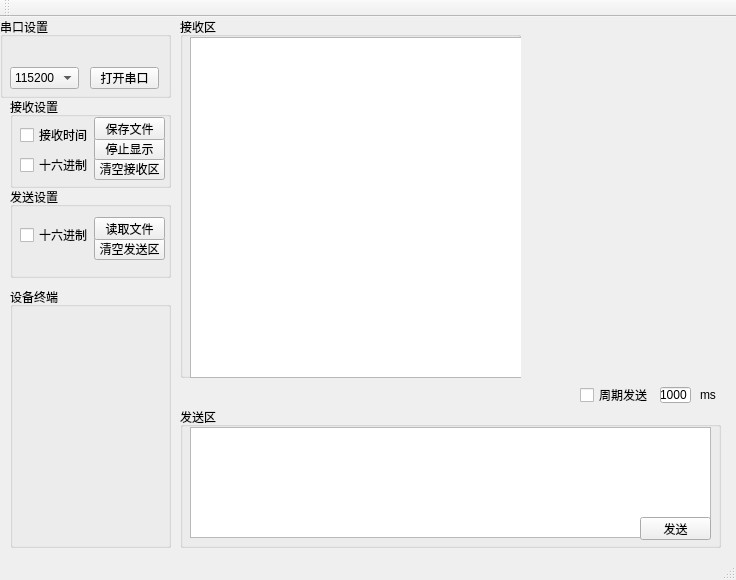
<?xml version="1.0" encoding="UTF-8"?>
<ui version="4.0">
 <class>MainWindow</class>
 <widget class="QMainWindow" name="MainWindow">
  <property name="geometry">
   <rect>
    <x>0</x>
    <y>0</y>
    <width>736</width>
    <height>580</height>
   </rect>
  </property>
  <property name="sizePolicy">
   <sizepolicy hsizetype="Preferred" vsizetype="Preferred">
    <horstretch>0</horstretch>
    <verstretch>0</verstretch>
   </sizepolicy>
  </property>
  <property name="minimumSize">
   <size>
    <width>0</width>
    <height>0</height>
   </size>
  </property>
  <property name="maximumSize">
   <size>
    <width>16777215</width>
    <height>16777215</height>
   </size>
  </property>
  <property name="windowTitle">
   <string>RYMCU串口调试助手V1.0  www.rymcu.com</string>
  </property>
  <property name="dockNestingEnabled">
   <bool>false</bool>
  </property>
  <widget class="QWidget" name="centralWidget">
   <widget class="QLineEdit" name="lineEditTime">
    <property name="geometry">
     <rect>
      <x>660</x>
      <y>370</y>
      <width>31</width>
      <height>16</height>
     </rect>
    </property>
    <property name="text">
     <string>1000</string>
    </property>
   </widget>
   <widget class="QLabel" name="labelMS">
    <property name="geometry">
     <rect>
      <x>700</x>
      <y>370</y>
      <width>16</width>
      <height>16</height>
     </rect>
    </property>
    <property name="text">
     <string>ms</string>
    </property>
   </widget>
   <widget class="QCheckBox" name="checkBoxPeriodicSend">
    <property name="geometry">
     <rect>
      <x>580</x>
      <y>370</y>
      <width>81</width>
      <height>16</height>
     </rect>
    </property>
    <property name="text">
     <string>周期发送</string>
    </property>
    <property name="checkable">
     <bool>true</bool>
    </property>
   </widget>
   <widget class="QGroupBox" name="groupBoxComSet">
    <property name="geometry">
     <rect>
      <x>0</x>
      <y>0</y>
      <width>171</width>
      <height>81</height>
     </rect>
    </property>
    <property name="title">
     <string>串口设置</string>
    </property>
    <widget class="QPushButton" name="pushButtonOpen">
     <property name="geometry">
      <rect>
       <x>90</x>
       <y>50</y>
       <width>69</width>
       <height>22</height>
      </rect>
     </property>
     <property name="text">
      <string>打开串口</string>
     </property>
    </widget>
    <widget class="QComboBox" name="comboBoxComBaud">
     <property name="geometry">
      <rect>
       <x>10</x>
       <y>50</y>
       <width>69</width>
       <height>22</height>
      </rect>
     </property>
     <item>
      <property name="text">
       <string>115200</string>
      </property>
     </item>
    </widget>
   </widget>
   <widget class="QGroupBox" name="groupBoxSendSet">
    <property name="geometry">
     <rect>
      <x>10</x>
      <y>170</y>
      <width>161</width>
      <height>91</height>
     </rect>
    </property>
    <property name="title">
     <string>发送设置</string>
    </property>
    <widget class="QPushButton" name="pushButtonClearSend">
     <property name="geometry">
      <rect>
       <x>84</x>
       <y>50</y>
       <width>71</width>
       <height>23</height>
      </rect>
     </property>
     <property name="text">
      <string>清空发送区</string>
     </property>
    </widget>
    <widget class="QPushButton" name="pushButtonRdFile">
     <property name="geometry">
      <rect>
       <x>84</x>
       <y>30</y>
       <width>71</width>
       <height>23</height>
      </rect>
     </property>
     <property name="text">
      <string>读取文件</string>
     </property>
    </widget>
    <widget class="QCheckBox" name="checkBoxSendHex">
     <property name="geometry">
      <rect>
       <x>10</x>
       <y>40</y>
       <width>101</width>
       <height>16</height>
      </rect>
     </property>
     <property name="text">
      <string>十六进制</string>
     </property>
    </widget>
   </widget>
   <widget class="QGroupBox" name="groupBoxRevSet">
    <property name="geometry">
     <rect>
      <x>10</x>
      <y>80</y>
      <width>161</width>
      <height>91</height>
     </rect>
    </property>
    <property name="title">
     <string>接收设置</string>
    </property>
    <widget class="QCheckBox" name="checkBoxRevHex">
     <property name="geometry">
      <rect>
       <x>10</x>
       <y>60</y>
       <width>101</width>
       <height>16</height>
      </rect>
     </property>
     <property name="text">
      <string>十六进制</string>
     </property>
     <property name="checkable">
      <bool>true</bool>
     </property>
     <property name="checked">
      <bool>false</bool>
     </property>
     <property name="tristate">
      <bool>false</bool>
     </property>
    </widget>
    <widget class="QCheckBox" name="checkBoxReVTime">
     <property name="geometry">
      <rect>
       <x>10</x>
       <y>30</y>
       <width>95</width>
       <height>16</height>
      </rect>
     </property>
     <property name="text">
      <string>接收时间</string>
     </property>
    </widget>
    <widget class="QPushButton" name="pushButtonClearRev">
     <property name="geometry">
      <rect>
       <x>84</x>
       <y>60</y>
       <width>71</width>
       <height>23</height>
      </rect>
     </property>
     <property name="text">
      <string>清空接收区</string>
     </property>
    </widget>
    <widget class="QPushButton" name="pushButtonStopRev">
     <property name="geometry">
      <rect>
       <x>84</x>
       <y>40</y>
       <width>71</width>
       <height>23</height>
      </rect>
     </property>
     <property name="text">
      <string>停止显示</string>
     </property>
    </widget>
    <widget class="QPushButton" name="pushButtonSaveRev">
     <property name="geometry">
      <rect>
       <x>84</x>
       <y>20</y>
       <width>71</width>
       <height>23</height>
      </rect>
     </property>
     <property name="text">
      <string>保存文件</string>
     </property>
    </widget>
   </widget>
   <widget class="QGroupBox" name="groupBoxSend">
    <property name="geometry">
     <rect>
      <x>180</x>
      <y>390</y>
      <width>541</width>
      <height>141</height>
     </rect>
    </property>
    <property name="title">
     <string>发送区</string>
    </property>
    <widget class="QPlainTextEdit" name="TextSend">
     <property name="enabled">
      <bool>true</bool>
     </property>
     <property name="geometry">
      <rect>
       <x>10</x>
       <y>20</y>
       <width>521</width>
       <height>111</height>
      </rect>
     </property>
     <property name="plainText">
      <string/>
     </property>
    </widget>
    <widget class="QPushButton" name="pushButtonSend">
     <property name="geometry">
      <rect>
       <x>460</x>
       <y>110</y>
       <width>71</width>
       <height>23</height>
      </rect>
     </property>
     <property name="text">
      <string>发送</string>
     </property>
     <property name="checkable">
      <bool>false</bool>
     </property>
     <property name="checked">
      <bool>false</bool>
     </property>
     <property name="autoDefault">
      <bool>false</bool>
     </property>
     <property name="default">
      <bool>false</bool>
     </property>
    </widget>
   </widget>
   <widget class="QGroupBox" name="groupBoxRev">
    <property name="geometry">
     <rect>
      <x>180</x>
      <y>0</y>
      <width>341</width>
      <height>361</height>
     </rect>
    </property>
    <property name="title">
     <string>接收区</string>
    </property>
    <widget class="QPlainTextEdit" name="TextRev">
     <property name="geometry">
      <rect>
       <x>10</x>
       <y>20</y>
       <width>521</width>
       <height>341</height>
      </rect>
     </property>
     <property name="readOnly">
      <bool>true</bool>
     </property>
     <property name="plainText">
      <string/>
     </property>
    </widget>
   </widget>
   <widget class="QGroupBox" name="groupBoxMutiSend">
    <property name="geometry">
     <rect>
      <x>10</x>
      <y>270</y>
      <width>161</width>
      <height>261</height>
     </rect>
    </property>
    <property name="title">
     <string>设备终端</string>
    </property>
   </widget>
   <zorder>labelMS</zorder>
   <zorder>checkBoxPeriodicSend</zorder>
   <zorder>groupBoxComSet</zorder>
   <zorder>groupBoxSendSet</zorder>
   <zorder>groupBoxRevSet</zorder>
   <zorder>groupBoxSend</zorder>
   <zorder>groupBoxRev</zorder>
   <zorder>groupBoxMutiSend</zorder>
   <zorder>lineEditTime</zorder>
  </widget>
  <widget class="QMenuBar" name="menuBar">
   <property name="geometry">
    <rect>
     <x>0</x>
     <y>0</y>
     <width>736</width>
     <height>23</height>
    </rect>
   </property>
  </widget>
  <widget class="QToolBar" name="mainToolBar">
   <property name="floatable">
    <bool>false</bool>
   </property>
   <attribute name="toolBarArea">
    <enum>TopToolBarArea</enum>
   </attribute>
   <attribute name="toolBarBreak">
    <bool>false</bool>
   </attribute>
  </widget>
  <widget class="QStatusBar" name="statusBar">
   <property name="sizeGripEnabled">
    <bool>true</bool>
   </property>
  </widget>
 </widget>
 <layoutdefault spacing="6" margin="11"/>
 <resources/>
 <connections/>
</ui>
